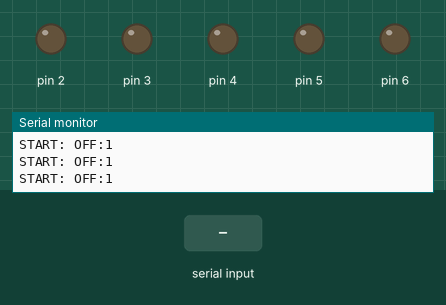
Recording of a sketch running on a simulated Arduino Uno, built with avr-gcc and run on an emulated ATmega328P. On the bench: output pins drawn as LEDs (lit = HIGH), the last lines printed to the serial monitor. The inputs (shaded band) are chosen by the test bench.

Above: at 1.2 s.
1.3 s: "NPROF:" received over Serial
4.3 s: "30,150\n" received over Serial
At 5.7 s:
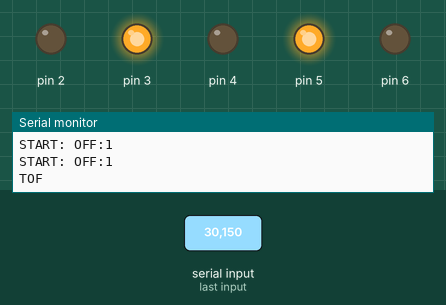
6.8 s: "1\n" received over Serial
At 8.7 s:
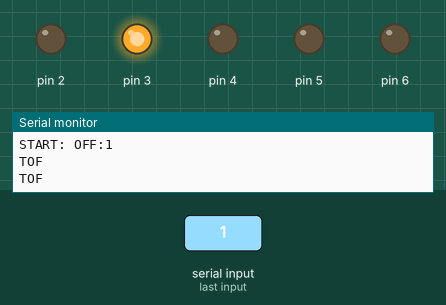
9.3 s: "0\n" received over Serial
At 11.5 s:
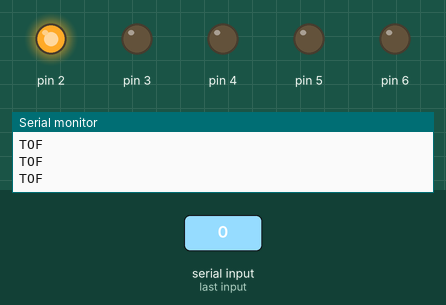
11.8 s: "200\n" received over Serial
At 13.7 s:
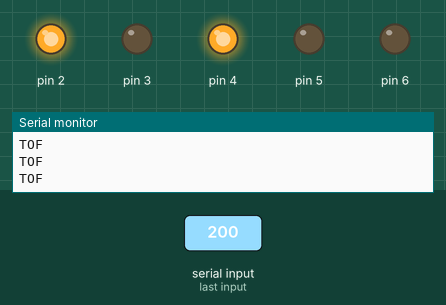
14.3 s: "RESET" received over Serial
At 15.7 s:
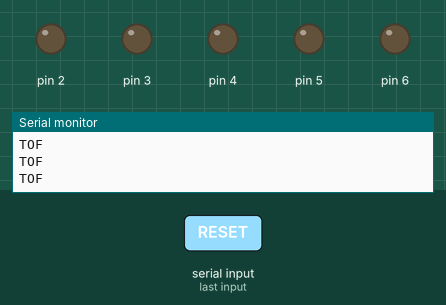
Timing chart, 0 to 17.3 s (numbered marks = the images above; inputs shaded):
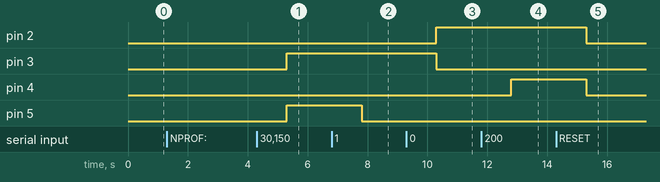

Measured:
- after the input at 4.3 s, pin 3, pin 5: LOW → HIGH after 1.0 s
- after the input at 6.8 s, pin 5: HIGH → LOW after 1.0 s
- after the input at 9.3 s, pin 2: LOW → HIGH after 1.0 s; pin 3: HIGH → LOW after 1.0 s
- after the input at 11.8 s, pin 4: LOW → HIGH after 1.0 s
- after the input at 14.3 s, pin 2, pin 4: HIGH → LOW after 1.0 s

The sketch:

offices.ino
```cpp
/*
  offices microcontroler
  1 per office
*/

//constrants
const int PORT = 9600;
const String TYPE = "TOF"; //string of request
//all offices [only for testing]
//office 1 [Test office]
const int OFFICES[9] = {1,216,223,242,243,260,1260,2361,2371};
//variables
boolean start = false;
int officeNumber=0; //office number
int delayTime=3; //delay of serial requests (in seconds)
int nNiveis=4; //number of teacher in gabinet- MAX:5
int fButton=7;
String c; //Serial String
//on/off lights
boolean pinActive [5];
boolean pinActiveCompare [5];
int previousMillisButton = 0;
int interval = 3000;


void setup() {
  Serial.begin (PORT);
  while (!Serial) {}

  for (int i = 0; i < sizeof(pinActive); i++) {
    pinMode (i+2, OUTPUT);
    pinActive[i]=false;
  }

  for (int i=fButton; i<fButton+nNiveis; i++)
    pinMode (i, INPUT);

}

void loop() {
  if (!start) startMessage();

  if (Serial.available()) {
    for (int i=0; i<sizeof(pinActiveCompare);i++) pinActiveCompare[i] = false;
    c = Serial.readString();

   if (c.indexOf("NPROF:") >=0) {
      //start connections
      //request the number os teachers in office
      nNiveis= charToInt(c.charAt(6));
      start = true;
   } else if (start && c.indexOf("RESET") ==-1) {
      int u=0;
      while (u<c.length()) {
        char ch=c.charAt(u);
        int pin = charToInt (ch);
         pinActiveCompare[pin] = true;
        u++;
      }
    }
  }

  updateLights();
  listenButtons();

  if ((millis() % (delayTime*1000)==0) && start) {
    Serial.println(TYPE);
    delay(1);
  }

}

//COMUNICATION FUNCTIONS

/*
  updateLights : void
  update the state of lights
*/

void updateLights() {
  if (!start) return;
  for (int i=0; i<sizeof(pinActive);i++)  {
    if (pinActive[i]!=pinActiveCompare[i]) {
      pinActive[i] = pinActiveCompare[i];
      digitalWrite (i+2, pinActive[i]);  //+2, because the gate 0 and 1 aren't used.
    }
  }
}

/*
 listenButtons: void
 listen if button is pressed and what is the button pressed and communicate with server
*/
void listenButtons () {
  if (!start) return;
  for (int i=fButton; i<(fButton+nNiveis); i++) {
    int sensorValue = digitalRead(i);
    if (sensorValue == 1 && (millis() - previousMillisButton) > interval) {
      Serial.print ("NOT:");
      Serial.println(i-fButton);
      previousMillisButton = millis();
    }
  }
}

/*
  startMessage : void
  function to communicate the first time with Server
  Request the information to start show information
*/
void startMessage () {
  Serial.print("START: ");
  Serial.print("OFF:");
  Serial.print (OFFICES[officeNumber]);
  Serial.print (" ");
  Serial.println();
}

//GLOBAL FUNCTION

/*
  charToInt(char c) : int
  receive a char and convert to a integer
  return this integer
*/
int charToInt (char c) {
  int i = c - '0';
  return i;
}
```
